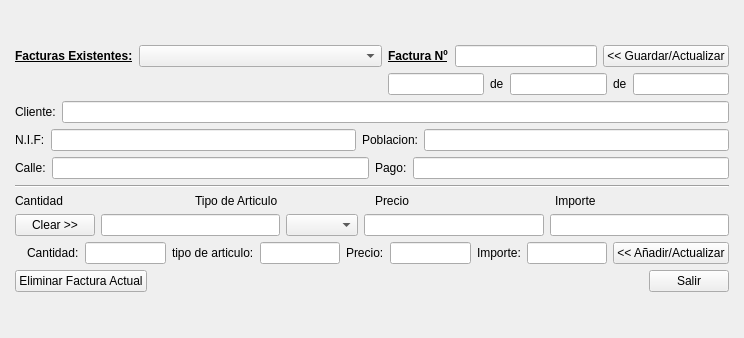
<?xml version="1.0" encoding="UTF-8"?>
<ui version="4.0">
 <class>Albaran</class>
 <widget class="QMainWindow" name="Albaran">
  <property name="windowModality">
   <enum>Qt::NonModal</enum>
  </property>
  <property name="geometry">
   <rect>
    <x>0</x>
    <y>0</y>
    <width>744</width>
    <height>338</height>
   </rect>
  </property>
  <property name="sizePolicy">
   <sizepolicy hsizetype="Preferred" vsizetype="Preferred">
    <horstretch>0</horstretch>
    <verstretch>0</verstretch>
   </sizepolicy>
  </property>
  <property name="minimumSize">
   <size>
    <width>0</width>
    <height>0</height>
   </size>
  </property>
  <property name="windowTitle">
   <string>Facturador</string>
  </property>
  <widget class="QWidget" name="centralwidget">
   <layout class="QGridLayout" name="gridLayout">
    <item row="12" column="1">
     <spacer name="verticalSpacer">
      <property name="orientation">
       <enum>Qt::Vertical</enum>
      </property>
      <property name="sizeHint" stdset="0">
       <size>
        <width>20</width>
        <height>40</height>
       </size>
      </property>
     </spacer>
    </item>
    <item row="11" column="1" colspan="4">
     <layout class="QHBoxLayout" name="horizontalLayout_9">
      <item>
       <widget class="QPushButton" name="calcub">
        <property name="text">
         <string>Eliminar Factura Actual</string>
        </property>
       </widget>
      </item>
      <item>
       <spacer name="horizontalSpacer_9">
        <property name="orientation">
         <enum>Qt::Horizontal</enum>
        </property>
        <property name="sizeHint" stdset="0">
         <size>
          <width>40</width>
          <height>20</height>
         </size>
        </property>
       </spacer>
      </item>
      <item>
       <widget class="QPushButton" name="salirb">
        <property name="text">
         <string>Salir</string>
        </property>
       </widget>
      </item>
     </layout>
    </item>
    <item row="5" column="1" colspan="4">
     <layout class="QHBoxLayout" name="horizontalLayout_4">
      <item>
       <widget class="QLabel" name="nifl">
        <property name="font">
         <font>
          <weight>50</weight>
          <bold>false</bold>
         </font>
        </property>
        <property name="text">
         <string>N.I.F:</string>
        </property>
       </widget>
      </item>
      <item>
       <widget class="QLineEdit" name="nif"/>
      </item>
      <item>
       <widget class="QLabel" name="poblacionl">
        <property name="font">
         <font>
          <weight>50</weight>
          <bold>false</bold>
         </font>
        </property>
        <property name="text">
         <string>Poblacion:</string>
        </property>
       </widget>
      </item>
      <item>
       <widget class="QLineEdit" name="poblacion"/>
      </item>
     </layout>
    </item>
    <item row="4" column="1" colspan="4">
     <layout class="QHBoxLayout" name="horizontalLayout">
      <item>
       <widget class="QLabel" name="clil">
        <property name="font">
         <font>
          <weight>50</weight>
          <bold>false</bold>
         </font>
        </property>
        <property name="text">
         <string>Cliente:</string>
        </property>
       </widget>
      </item>
      <item>
       <widget class="QLineEdit" name="cliente"/>
      </item>
     </layout>
    </item>
    <item row="6" column="1" colspan="4">
     <layout class="QHBoxLayout" name="horizontalLayout_5">
      <item>
       <widget class="QLabel" name="callel">
        <property name="font">
         <font>
          <weight>50</weight>
          <bold>false</bold>
         </font>
        </property>
        <property name="text">
         <string>Calle:</string>
        </property>
       </widget>
      </item>
      <item>
       <widget class="QLineEdit" name="calle"/>
      </item>
      <item>
       <widget class="QLabel" name="pagol">
        <property name="font">
         <font>
          <weight>50</weight>
          <bold>false</bold>
         </font>
        </property>
        <property name="text">
         <string>Pago:</string>
        </property>
       </widget>
      </item>
      <item>
       <widget class="QLineEdit" name="pago"/>
      </item>
     </layout>
    </item>
    <item row="3" column="2">
     <spacer name="horizontalSpacer_4">
      <property name="orientation">
       <enum>Qt::Horizontal</enum>
      </property>
      <property name="sizeHint" stdset="0">
       <size>
        <width>40</width>
        <height>20</height>
       </size>
      </property>
     </spacer>
    </item>
    <item row="0" column="4">
     <spacer name="verticalSpacer_2">
      <property name="orientation">
       <enum>Qt::Vertical</enum>
      </property>
      <property name="sizeHint" stdset="0">
       <size>
        <width>20</width>
        <height>40</height>
       </size>
      </property>
     </spacer>
    </item>
    <item row="3" column="4">
     <layout class="QHBoxLayout" name="horizontalLayout_2">
      <item>
       <widget class="QLineEdit" name="de1"/>
      </item>
      <item>
       <widget class="QLabel" name="de1l">
        <property name="font">
         <font>
          <weight>50</weight>
          <bold>false</bold>
         </font>
        </property>
        <property name="text">
         <string>de</string>
        </property>
       </widget>
      </item>
      <item>
       <widget class="QLineEdit" name="de2"/>
      </item>
      <item>
       <widget class="QLabel" name="de2l">
        <property name="font">
         <font>
          <weight>50</weight>
          <bold>false</bold>
         </font>
        </property>
        <property name="text">
         <string>de</string>
        </property>
       </widget>
      </item>
      <item>
       <widget class="QLineEdit" name="de3"/>
      </item>
     </layout>
    </item>
    <item row="8" column="1" colspan="4">
     <layout class="QHBoxLayout" name="horizontalLayout_6">
      <item>
       <widget class="QLabel" name="cantidadl">
        <property name="font">
         <font>
          <weight>50</weight>
          <bold>false</bold>
         </font>
        </property>
        <property name="text">
         <string>Cantidad</string>
        </property>
       </widget>
      </item>
      <item>
       <widget class="QLabel" name="articulol">
        <property name="font">
         <font>
          <weight>50</weight>
          <bold>false</bold>
         </font>
        </property>
        <property name="text">
         <string>Tipo de Articulo</string>
        </property>
       </widget>
      </item>
      <item>
       <widget class="QLabel" name="preciol">
        <property name="font">
         <font>
          <weight>50</weight>
          <bold>false</bold>
         </font>
        </property>
        <property name="text">
         <string>Precio</string>
        </property>
       </widget>
      </item>
      <item>
       <widget class="QLabel" name="importel">
        <property name="font">
         <font>
          <weight>50</weight>
          <bold>false</bold>
         </font>
        </property>
        <property name="text">
         <string>Importe</string>
        </property>
       </widget>
      </item>
     </layout>
    </item>
    <item row="9" column="1" colspan="4">
     <layout class="QHBoxLayout" name="horizontalLayout_7">
      <item>
       <widget class="QPushButton" name="cleari">
        <property name="text">
         <string>Clear &gt;&gt;</string>
        </property>
       </widget>
      </item>
      <item>
       <widget class="QLineEdit" name="cantidad"/>
      </item>
      <item>
       <widget class="QComboBox" name="desplegable"/>
      </item>
      <item>
       <widget class="QLineEdit" name="precio"/>
      </item>
      <item>
       <widget class="QLineEdit" name="importe"/>
      </item>
     </layout>
    </item>
    <item row="7" column="1" colspan="4">
     <widget class="Line" name="line">
      <property name="orientation">
       <enum>Qt::Horizontal</enum>
      </property>
     </widget>
    </item>
    <item row="3" column="3">
     <spacer name="horizontalSpacer_3">
      <property name="orientation">
       <enum>Qt::Horizontal</enum>
      </property>
      <property name="sizeHint" stdset="0">
       <size>
        <width>40</width>
        <height>20</height>
       </size>
      </property>
     </spacer>
    </item>
    <item row="1" column="4">
     <layout class="QHBoxLayout" name="horizontalLayout_3">
      <item>
       <widget class="QLabel" name="nfl">
        <property name="font">
         <font>
          <weight>75</weight>
          <bold>true</bold>
          <underline>true</underline>
         </font>
        </property>
        <property name="text">
         <string>Factura Nº</string>
        </property>
       </widget>
      </item>
      <item>
       <widget class="QLineEdit" name="nf"/>
      </item>
      <item>
       <widget class="QPushButton" name="addb">
        <property name="text">
         <string>&lt;&lt; Guardar/Actualizar</string>
        </property>
       </widget>
      </item>
     </layout>
    </item>
    <item row="3" column="1">
     <spacer name="horizontalSpacer_5">
      <property name="orientation">
       <enum>Qt::Horizontal</enum>
      </property>
      <property name="sizeHint" stdset="0">
       <size>
        <width>40</width>
        <height>20</height>
       </size>
      </property>
     </spacer>
    </item>
    <item row="1" column="1">
     <widget class="QLabel" name="fel">
      <property name="font">
       <font>
        <weight>75</weight>
        <bold>true</bold>
        <underline>true</underline>
       </font>
      </property>
      <property name="text">
       <string>Facturas Existentes:</string>
      </property>
     </widget>
    </item>
    <item row="1" column="2" colspan="2">
     <widget class="QComboBox" name="nfe"/>
    </item>
    <item row="10" column="1" colspan="4">
     <layout class="QHBoxLayout" name="horizontalLayout_8">
      <item>
       <spacer name="horizontalSpacer_10">
        <property name="orientation">
         <enum>Qt::Horizontal</enum>
        </property>
        <property name="sizeHint" stdset="0">
         <size>
          <width>40</width>
          <height>20</height>
         </size>
        </property>
       </spacer>
      </item>
      <item>
       <widget class="QLabel" name="label">
        <property name="text">
         <string>Cantidad:</string>
        </property>
       </widget>
      </item>
      <item>
       <widget class="QLineEdit" name="cdi"/>
      </item>
      <item>
       <widget class="QLabel" name="nal">
        <property name="text">
         <string>tipo de articulo:</string>
        </property>
       </widget>
      </item>
      <item>
       <widget class="QLineEdit" name="na"/>
      </item>
      <item>
       <widget class="QLabel" name="label_2">
        <property name="text">
         <string>Precio:</string>
        </property>
       </widget>
      </item>
      <item>
       <widget class="QLineEdit" name="npre"/>
      </item>
      <item>
       <widget class="QLabel" name="label_3">
        <property name="text">
         <string>Importe:</string>
        </property>
       </widget>
      </item>
      <item>
       <widget class="QLineEdit" name="newimp"/>
      </item>
      <item>
       <widget class="QPushButton" name="nuevoitem">
        <property name="text">
         <string>&lt;&lt; Añadir/Actualizar</string>
        </property>
       </widget>
      </item>
     </layout>
    </item>
    <item row="1" column="0">
     <spacer name="horizontalSpacer">
      <property name="orientation">
       <enum>Qt::Horizontal</enum>
      </property>
      <property name="sizeHint" stdset="0">
       <size>
        <width>40</width>
        <height>20</height>
       </size>
      </property>
     </spacer>
    </item>
    <item row="1" column="5">
     <spacer name="horizontalSpacer_2">
      <property name="orientation">
       <enum>Qt::Horizontal</enum>
      </property>
      <property name="sizeHint" stdset="0">
       <size>
        <width>40</width>
        <height>20</height>
       </size>
      </property>
     </spacer>
    </item>
   </layout>
  </widget>
 </widget>
 <resources/>
 <connections>
  <connection>
   <sender>salirb</sender>
   <signal>clicked()</signal>
   <receiver>Albaran</receiver>
   <slot>close()</slot>
   <hints>
    <hint type="sourcelabel">
     <x>314</x>
     <y>273</y>
    </hint>
    <hint type="destinationlabel">
     <x>223</x>
     <y>150</y>
    </hint>
   </hints>
  </connection>
 </connections>
</ui>
